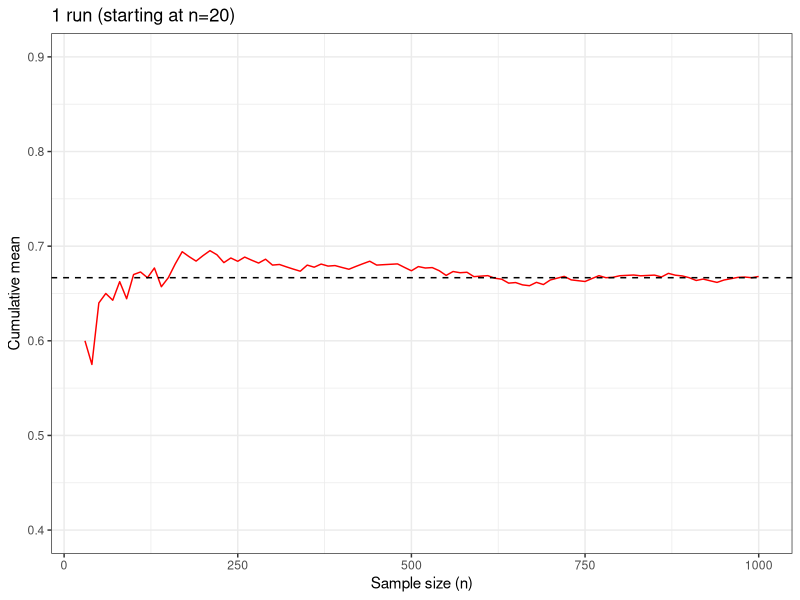
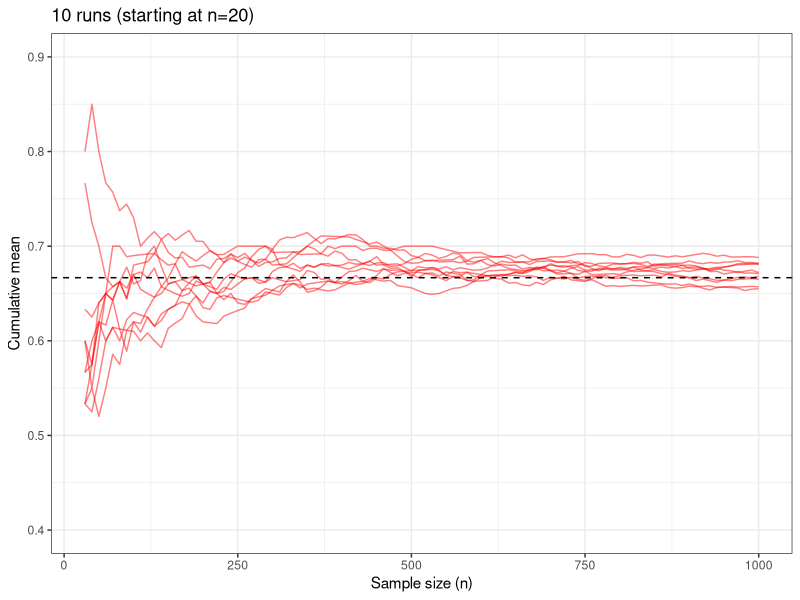
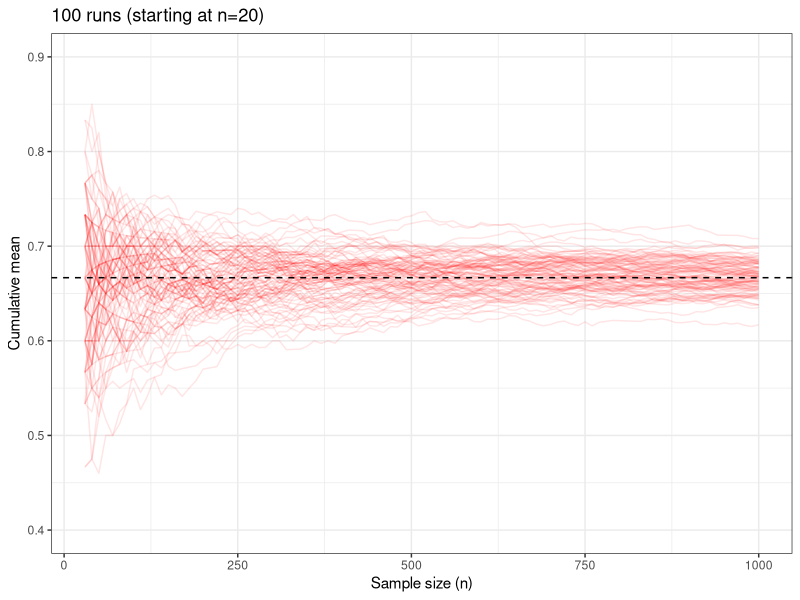
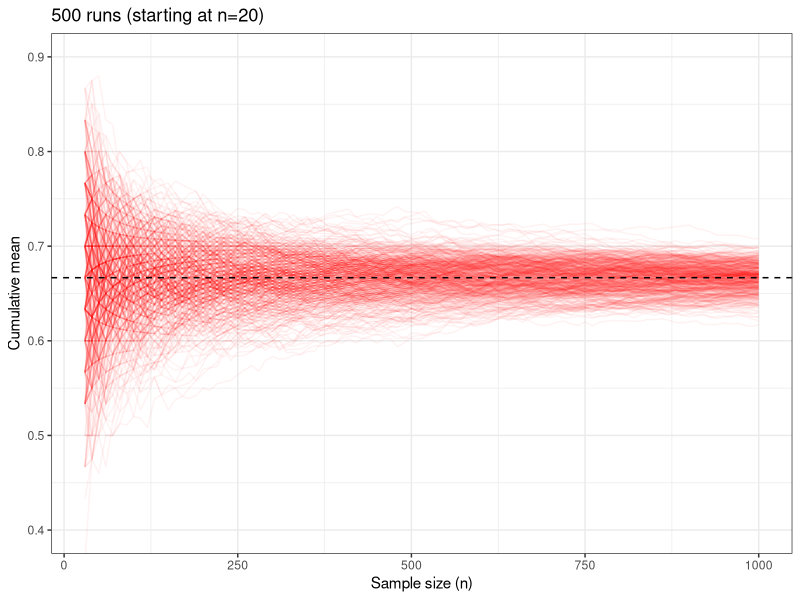
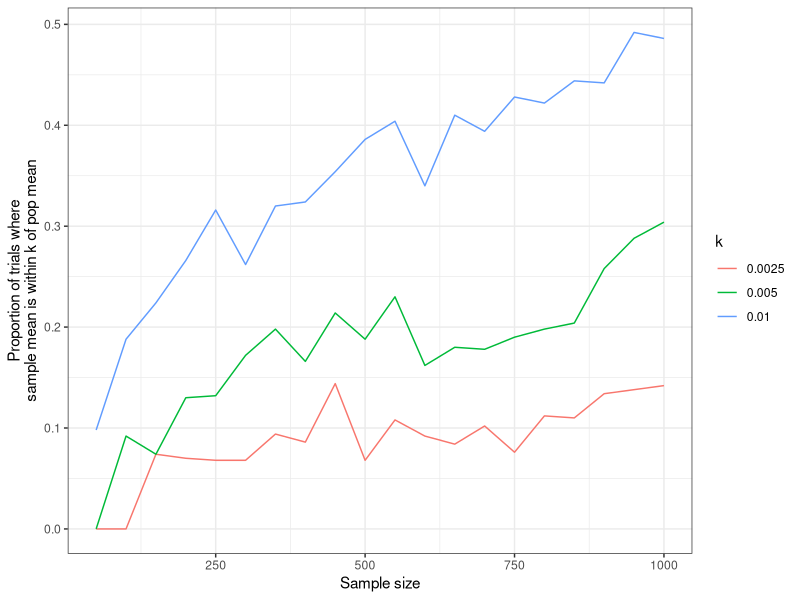
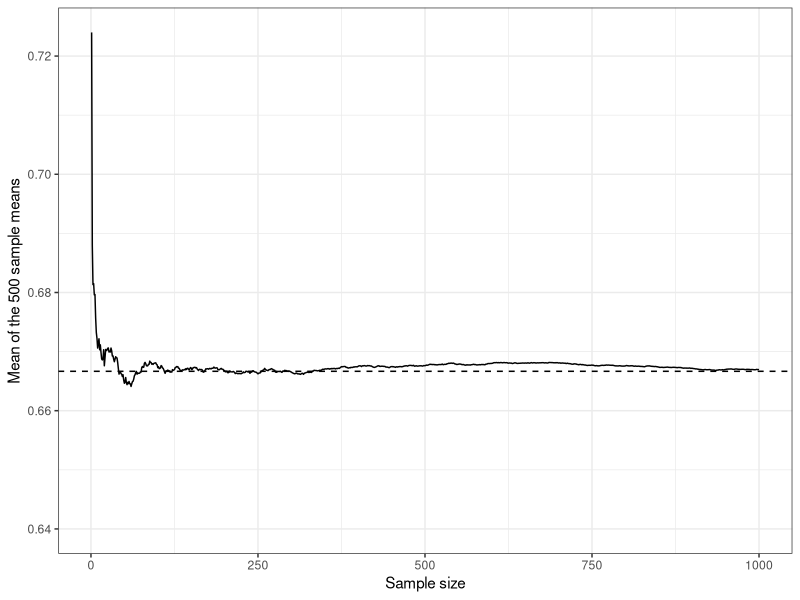
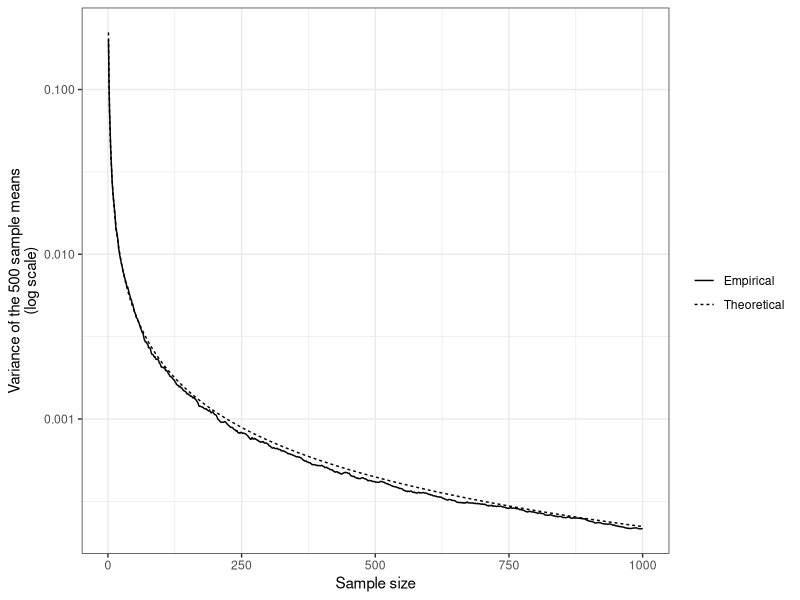
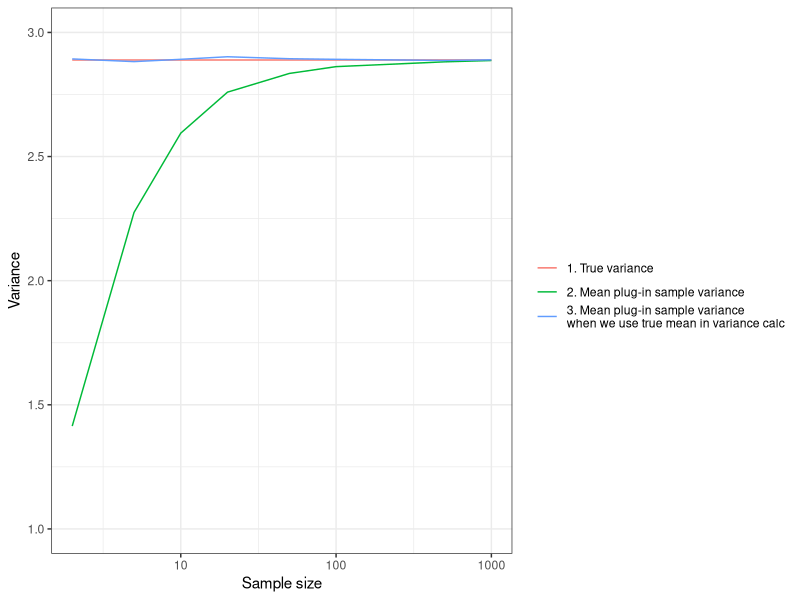

Source code (R) for these figures, in order:
## ---- chunk 1
#| warning: false
#| message: false

library(tidyverse)
knitr::opts_chunk$set(dev = "ragg_png")
## ---- chunk 2
#| echo: true
set.seed(122)
xs <- c(1,2,3)
probs <- c(.2, .5, .3)
## ---- chunk 3
#| echo: true
# E[X], analytically
sum(xs*probs)
# E[X], numerically: mean of a large sample from f(x)
mean(sample(x = xs, size = 10000, replace = T, prob = probs))
# E[\overline{X}], numerically: mean of many sample means 
storage <- rep(NA, 10000)
for(i in 1:length(storage)){
  storage[i] <- mean(sample(x = xs, size = 10, replace = T, prob = probs))
}
mean(storage)
## ---- chunk 4
I <- 500
J <- 1000 # number of samples
# js <- seq(20, J, by = 10)
set.seed(123)

expand_grid(i = 1:I,
            j = 1:J) |> 
  mutate(draw = sample(x = c(1,0), size = I*J, replace = T, prob = c(2/3, 1/3))) -> dat

dat |> 
  group_by(i) |> 
  mutate(cm = cummean(draw)) -> datt
## ---- chunk 5
datt |> 
  filter(j > 20 & i == 1) |> 
  filter(j %% 10 == 0) |> 
  ggplot(aes(x = j, y = cm, group = i)) + 
  geom_line(alpha = 1, col = "red") + 
  theme_bw() + 
  labs(x = "Sample size (n)", y = "Cumulative mean", title = "1 run (starting at n=20)") + 
  coord_cartesian(ylim = c(.4, .9)) + 
  geom_hline(yintercept = 2/3, lty = 2)
## ---- chunk 6
datt |> 
  filter(j > 20 & i < 11) |> 
  filter(j %% 10 == 0) |> 
  ggplot(aes(x = j, y = cm, group = i)) + 
  geom_line(alpha = .5, col = "red") + 
  theme_bw() + 
  labs(x = "Sample size (n)", y = "Cumulative mean", title = "10 runs (starting at n=20)") + 
  coord_cartesian(ylim = c(.4, .9)) + 
  geom_hline(yintercept = 2/3, lty = 2)
## ---- chunk 7
datt |> 
  filter(j > 20 & i < 101) |> 
  filter(j %% 10 == 0) |> 
  ggplot(aes(x = j, y = cm, group = i)) + 
  geom_line(alpha = .1, col = "red") + 
  theme_bw() + 
  labs(x = "Sample size (n)", y = "Cumulative mean", title = "100 runs (starting at n=20)") + 
  coord_cartesian(ylim = c(.4, .9)) + 
  geom_hline(yintercept = 2/3, lty = 2)
## ---- chunk 8
datt |> 
  filter(j > 20) |> 
  filter(j %% 10 == 0) |> 
  ggplot(aes(x = j, y = cm, group = i)) + 
  geom_line(alpha = .05, col = "red") + 
  theme_bw() + 
  labs(x = "Sample size (n)", y = "Cumulative mean", title = "500 runs (starting at n=20)") + 
  coord_cartesian(ylim = c(.4, .9)) + 
  geom_hline(yintercept = 2/3, lty = 2) 
## ---- chunk 9
datt |> 
  ungroup() |> 
  mutate(dev = abs(cm - 2/3)) |>
  filter(j %% 50 == 0) |> 
  expand_grid(k = c(.0025, .005, .01)) |> 
  group_by(j, k) |> 
  summarize(prop_inside = mean(dev < k)) -> dattt

dattt |> 
  ungroup() |> 
  ggplot(aes(x = j, y = prop_inside, col = factor(k), group = factor(k))) + 
  geom_line() + 
  labs(x = "Sample size", y = "Proportion of trials where\nsample mean is within k of pop mean",
       col = "k") + 
  theme_bw()
## ---- chunk 10
datt |> 
  ungroup() |> 
  group_by(j) |> 
  mutate(ebarx = mean(cm)) |> 
  ggplot(aes(x = j, y = ebarx)) + 
  geom_line() + 
  theme_bw() +
  geom_hline(yintercept = 2/3, lty = 2) + 
  expand_limits(y = c(.64, .7)) +
  labs(x = "Sample size", y = "Mean of the 500 sample means")
## ---- chunk 11
#| cache: true 
# right
datt |> 
  ungroup() |> 
  group_by(j) |> 
  mutate(vbarx_Empirical = var(cm),
         vbarx_Theoretical = (2/3)*(1 - 2/3)/j) |>
  pivot_longer(cols = starts_with("vbarx_"), names_prefix = "vbarx_", names_to = "type", values_to = "vbarx") -> for_vbar_plot
## ---- chunk 12
for_vbar_plot |> 
  ggplot(aes(x = j, y = vbarx, lty = type)) + 
  geom_line() + 
  scale_y_log10() +
  theme_bw() +
  labs(x = "Sample size", y = "Variance of the 500 sample means\n(log scale)",
       lty = "")
## ---- chunk 13
#| echo: true
samp <- c(1,5,2,6,3,4,2)
## ---- chunk 14
#| echo: true
mean(samp^2) - mean(samp)^2
## ---- chunk 15
#| echo: true
mean((samp - mean(samp))^2)
## ---- chunk 16
#| echo: true
mean(samp^2) - mean(samp)^2 # our plug-in sample variance estimator
var(samp)                # R's var() function
## ---- chunk 17
x <- c(1,2,5)
vx <- mean(x^2) - mean(x)^2

pisv_func <- function(samp){mean(samp^2) - mean(samp)^2}
pisv_func_2 <- function(samp, ex){mean((samp - ex)^2)}

expand_grid(size = c(2, 5, 10, 20, 50, 100, 500, 1000),
            rep = 1:1000) |> 
  mutate(samp = map(size, sample, x = x, replace = T)) |> 
  mutate(pisv = sapply(samp, pisv_func),
         #unbiased_v = sapply(samp, var),
         pisv_2 = sapply(samp, pisv_func_2, ex = mean(x))) |> 
  group_by(size) |> 
  summarize(`1. True variance` = vx,
            `2. Mean plug-in sample variance` = mean(pisv),
            `3. Mean plug-in sample variance\nwhen we use true mean in variance calc` = mean(pisv_2)) |> 
            # `2. Unbiased variance estimate` = unbiased_v) |>  # (1 - 1/size)*vx) |>
  pivot_longer(cols = contains("variance")) |> 
  ggplot(aes(x = size, y = value, col = name)) +
  geom_line() + 
  scale_x_log10() + 
  labs(x = "Sample size", y = "Variance", col = "") + 
  expand_limits(y = c(1, 3)) + 
  theme_bw()
## ---- chunk 18
sample_and_plot <- function(n, point_size = 1, point_alpha = 1, line_alpha = 1, line_width = .5, seed = 123){
  set.seed(seed)
  m <- 10000
  x <- c(0, 1)
  samp_means <- replicate(m, mean(sample(x, size = n, replace = T)))

  tibble(sm = round(samp_means, 7)) |> 
    count(sm) -> counts 

  bind_rows(counts |> mutate(type = "tip"),
            counts |> mutate(type = "base", n = 0)) -> for_plot 

  for_plot %>% 
    ggplot(aes(x = sm, y = n)) + 
    geom_point(data = filter(for_plot, type == "tip"), alpha = point_alpha, size = point_size) +
    geom_line(aes(group = factor(sm)), alpha = line_alpha, lwd = line_width) +
    labs(x = "Sample mean", y = "Frequency in 10,000 draws", subtitle = str_c("Sample size: ", n)) + 
    theme_bw() 
}
sample_and_plot(n = 2)
## ---- chunk 19
sample_and_plot(n = 3)
## ---- chunk 20
sample_and_plot(n = 5)
## ---- chunk 21
sample_and_plot(n = 1000, point_size = .5, point_alpha = .5, line_alpha = .3, line_width = .1) + 
  expand_limits(x = c(0, 1)) 
## ---- chunk 22
sample_and_plot(n = 1000)
## ---- chunk 23
ex <- .5
vx <- .5^2
expand_grid(n = c(3, 10, 20, 100, 1000, 2000),
            rep = 1:10000) |> 
  mutate(samp = map(n, sample, x = c(0, 1), replace = T),
         samp_mean = map_dbl(samp, mean),
         z = sqrt(n)*(samp_mean - ex)/sqrt(vx),
         facet_labs = fct_reorder(str_c("n = ", n), n)) |> 
  ggplot(aes(x = z)) +
  geom_histogram(aes(y = ..density..), breaks = .0001 + seq(-3, 3, by = .25), alpha = .6) + 
  #geom_density(col = "blue") + # histogram(aes(y = ..density..), breaks = .0001 + seq(-3, 3, by = .25)) +
  facet_wrap(vars(facet_labs)) + 
  stat_function(fun = dnorm,
                args = list(mean = 0, sd = 1),
                col = "red") + 
  labs(x = "z-score", y = "Density") + 
  theme_bw()
## ---- chunk 24
#| echo: true
choose(n = 1000, k = 1000)
choose(n = 1000, k = 500)
## ---- chunk 25
#| echo: true
ks <- 0:1000 # number of heads
n <- 1000 # sample size

nways <- rep(NA, 1001) # storage for for-loop
for(i in 1:length(ks)){
  # number of ways to get k successes in n trials
  nways[i] <- choose(k = ks[i], n = n) 
}
head(nways, 4)
## ---- chunk 26
#| echo: true
plot(ks/1000, nways/sum(nways), pch = 19, cex = .25, 
     xlab = "Proportion of heads in 1000 tries", ylab = "Probability of observing this proportion")
## ---- chunk 27
plot(ks/1000, nways/sum(nways), pch = 19, cex = .25, 
     xlab = "Proportion of heads in 1000 tries", ylab = "Probability of observing this proportion",
     xlim = c(.4, .6))
x <- seq(.4, .6, length = 1000)
lines(x, dnorm(x, mean = .5, sd = sqrt(.5^2/1000))/1000, col = "blue")
text(x = .55, y = .02, labels = "Black dots: probability of\nobserving this proportion\nBlue line: normal distribution")
## ---- chunk 28
plot_function <- function(dat, mean_x = 10, sd_x = 3, title = "X is normal"){
  
  dat |> 
    mutate(samp_mean = map_dbl(samp, mean),
           z = sqrt(n)*(samp_mean - mean_x)/sd_x,
           facet_labs = fct_reorder(str_c("n = ", n), n)) |> 
    ggplot(aes(x = z)) +
    geom_histogram(aes(y = ..density..), breaks = .0001 + seq(-3, 3, by = .25), alpha = .6) + 
    # geom_density(col = "blue") +
    facet_wrap(vars(facet_labs)) + 
    stat_function(fun = dnorm,
                args = list(mean = 0, sd = 1),
                col = "red") + 
    labs(x = "z-score", y = "Density", title = title)
}
## ---- chunk 29
expand_grid(n = c(3, 10, 20, 100, 1000, 2000),
            rep = 1:10000) |> 
  mutate(samp = map(n, rbinom, size = 1, prob = .5)) -> dat

plot_function(dat, mean_x = .5, sd_x = .5, title = "X is binomial; Pr(success) = .5")
## ---- chunk 30
expand_grid(n = c(3, 10, 20, 100, 1000, 2000),
            rep = 1:10000) |> 
  mutate(samp = map(n, rbinom, size = 1, prob = .9)) -> dat

plot_function(dat, mean_x = .9, sd_x = sqrt(.9*.1), title = "X is binomial; Pr(success) = .9")
## ---- chunk 31
x <- seq(0, 5, by = .01)
dx <- dlnorm(x)
tibble(x, dx) |> 
  ggplot(aes(x = x, y = dx)) + 
  geom_line() + 
  labs(title = "Lognormal distribution")
## ---- chunk 32

expand_grid(n = c(3, 10, 20, 100, 1000, 2000),
            rep = 1:10000) |> 
  mutate(samp = map(n, rlnorm)) -> dat

plot_function(dat, mean_x = exp(1/2), sd_x = sqrt(exp(1)^2 - exp(1)), title = "X is lognormal")
## ---- chunk 33
the_mode <- function(x){
  names(sort(table(x), decreasing = T))[1] |> as.numeric()
}

expand_grid(n = c(3, 10, 20, 100, 1000, 2000),
            rep = 1:10000) |> 
  mutate(stat = map_dbl(n, ~the_mode(sample(x = c(0,1), size = .x, replace = T, prob = c(.5, .5))))) -> dat

plot_function_mode <- function(dat, title = "X is Normal"){
  
  dat |> 
    mutate(facet_labs = fct_reorder(str_c("n = ", n), n)) |> 
    ggplot(aes(x = stat)) +
    geom_histogram() + 
    facet_wrap(vars(facet_labs)) + 
    labs(x = "Sample mode", y = "Density", title = title)
}

plot_function_mode(dat, title = "Sample mode of X, which is Bernoulli w. p = .5")
## ---- chunk 34
k <- 10
expand_grid(n = c(3, 11, 21, 101, 1001, 2001),
            rep = 1:10000) |> 
  mutate(stat = map_dbl(n, ~median(sample(x = 1:k, size = .x, replace = T, prob = rep(1/k, k))))) -> dat

dat |> 
  mutate(facet_labs = fct_reorder(str_c("n = ", n), n)) |> 
  ggplot(aes(x = stat)) +
  geom_histogram(breaks = seq(.75, 10.25, by = .5)) + 
  facet_wrap(vars(facet_labs)) + 
  labs(x = "Sample median", y = "Density", title = "Sample median of X, which is uniform over integers 1-10")
